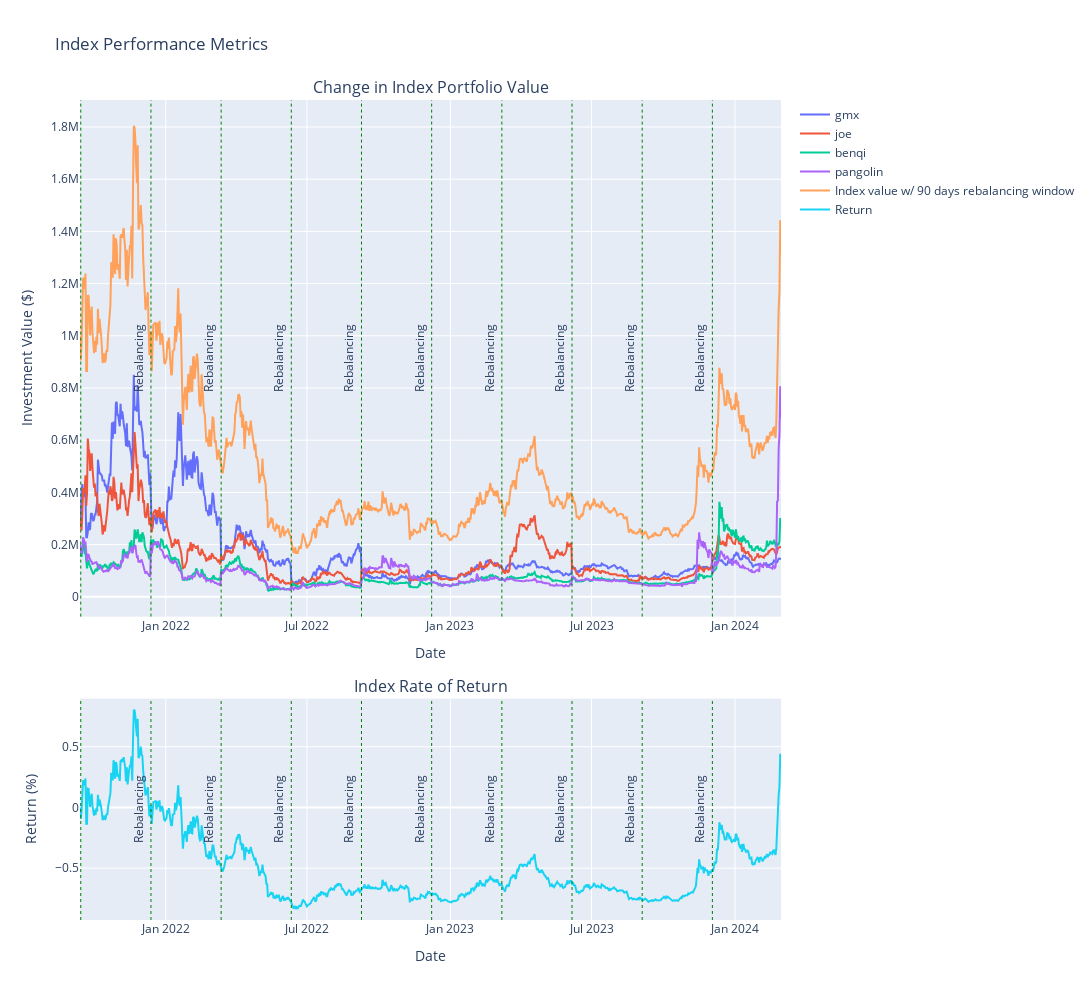

Notebook code cell kept with this figure:
### Code cell
chart

### Figure 1 — Plotly figure (JSON) as saved in the notebook; plotly's stock layout.template omitted (floating-point values rounded to 4 significant figures; data arrays with more than 128 entries replaced by an {"elided": "..."} marker saying what was removed)
{"data": [{"mode": "lines", "name": "gmx", "type": "scatter", "x": {"elided": "900 str values"}, "xaxis": "x", "y": {"elided": "900 float values"}, "yaxis": "y"}, {"mode": "lines", "name": "joe", "type": "scatter", "x": {"elided": "900 str values"}, "xaxis": "x", "y": {"elided": "900 float values"}, "yaxis": "y"}, {"mode": "lines", "name": "benqi", "type": "scatter", "x": {"elided": "900 str values"}, "xaxis": "x", "y": {"elided": "900 float values"}, "yaxis": "y"}, {"mode": "lines", "name": "pangolin", "type": "scatter", "x": {"elided": "900 str values"}, "xaxis": "x", "y": {"elided": "900 float values"}, "yaxis": "y"}, {"mode": "lines", "name": "Index value w/ 90 days rebalancing window", "type": "scatter", "x": {"elided": "900 str values"}, "xaxis": "x", "y": {"elided": "900 float values"}, "yaxis": "y"}, {"mode": "lines", "name": "Return", "type": "scatter", "x": {"elided": "900 str values"}, "xaxis": "x2", "y": {"elided": "900 float values"}, "yaxis": "y2"}], "layout": {"annotations": [{"font": {"size": 16}, "showarrow": false, "text": "Change in Index Portfolio Value", "x": 0.5, "xanchor": "center", "xref": "paper", "y": 1, "yanchor": "bottom", "yref": "paper"}, {"font": {"size": 16}, "showarrow": false, "text": "Index Rate of Return", "x": 0.5, "xanchor": "center", "xref": "paper", "y": 0.27, "yanchor": "bottom", "yref": "paper"}], "height": 1000, "shapes": [{"label": {"text": "Rebalancing", "textposition": "middle right"}, "line": {"color": "green", "dash": "dot", "width": 1}, "type": "line", "x0": "2021-09-14T00:00:00", "x1": "2021-09-14T00:00:00", "xref": "x", "y0": 0, "y1": 1, "yref": "y domain"}, {"label": {"text": "Rebalancing", "textposition": "middle right"}, "line": {"color": "green", "dash": "dot", "width": 1}, "type": "line", "x0": "2021-09-14T00:00:00", "x1": "2021-09-14T00:00:00", "xref": "x2", "y0": 0, "y1": 1, "yref": "y2 domain"}, {"label": {"text": "Rebalancing", "textposition": "middle right"}, "line": {"color": "green", "dash": "dot", "width": 1}, "type": "line", "x0": "2021-12-13T00:00:00", "x1": "2021-12-13T00:00:00", "xref": "x", "y0": 0, "y1": 1, "yref": "y domain"}, {"label": {"text": "Rebalancing", "textposition": "middle right"}, "line": {"color": "green", "dash": "dot", "width": 1}, "type": "line", "x0": "2021-12-13T00:00:00", "x1": "2021-12-13T00:00:00", "xref": "x2", "y0": 0, "y1": 1, "yref": "y2 domain"}, {"label": {"text": "Rebalancing", "textposition": "middle right"}, "line": {"color": "green", "dash": "dot", "width": 1}, "type": "line", "x0": "2022-03-13T00:00:00", "x1": "2022-03-13T00:00:00", "xref": "x", "y0": 0, "y1": 1, "yref": "y domain"}, {"label": {"text": "Rebalancing", "textposition": "middle right"}, "line": {"color": "green", "dash": "dot", "width": 1}, "type": "line", "x0": "2022-03-13T00:00:00", "x1": "2022-03-13T00:00:00", "xref": "x2", "y0": 0, "y1": 1, "yref": "y2 domain"}, {"label": {"text": "Rebalancing", "textposition": "middle right"}, "line": {"color": "green", "dash": "dot", "width": 1}, "type": "line", "x0": "2022-06-11T00:00:00", "x1": "2022-06-11T00:00:00", "xref": "x", "y0": 0, "y1": 1, "yref": "y domain"}, {"label": {"text": "Rebalancing", "textposition": "middle right"}, "line": {"color": "green", "dash": "dot", "width": 1}, "type": "line", "x0": "2022-06-11T00:00:00", "x1": "2022-06-11T00:00:00", "xref": "x2", "y0": 0, "y1": 1, "yref": "y2 domain"}, {"label": {"text": "Rebalancing", "textposition": "middle right"}, "line": {"color": "green", "dash": "dot", "width": 1}, "type": "line", "x0": "2022-09-09T00:00:00", "x1": "2022-09-09T00:00:00", "xref": "x", "y0": 0, "y1": 1, "yref": "y domain"}, {"label": {"text": "Rebalancing", "textposition": "middle right"}, "line": {"color": "green", "dash": "dot", "width": 1}, "type": "line", "x0": "2022-09-09T00:00:00", "x1": "2022-09-09T00:00:00", "xref": "x2", "y0": 0, "y1": 1, "yref": "y2 domain"}, {"label": {"text": "Rebalancing", "textposition": "middle right"}, "line": {"color": "green", "dash": "dot", "width": 1}, "type": "line", "x0": "2022-12-08T00:00:00", "x1": "2022-12-08T00:00:00", "xref": "x", "y0": 0, "y1": 1, "yref": "y domain"}, {"label": {"text": "Rebalancing", "textposition": "middle right"}, "line": {"color": "green", "dash": "dot", "width": 1}, "type": "line", "x0": "2022-12-08T00:00:00", "x1": "2022-12-08T00:00:00", "xref": "x2", "y0": 0, "y1": 1, "yref": "y2 domain"}, {"label": {"text": "Rebalancing", "textposition": "middle right"}, "line": {"color": "green", "dash": "dot", "width": 1}, "type": "line", "x0": "2023-03-08T00:00:00", "x1": "2023-03-08T00:00:00", "xref": "x", "y0": 0, "y1": 1, "yref": "y domain"}, {"label": {"text": "Rebalancing", "textposition": "middle right"}, "line": {"color": "green", "dash": "dot", "width": 1}, "type": "line", "x0": "2023-03-08T00:00:00", "x1": "2023-03-08T00:00:00", "xref": "x2", "y0": 0, "y1": 1, "yref": "y2 domain"}, {"label": {"text": "Rebalancing", "textposition": "middle right"}, "line": {"color": "green", "dash": "dot", "width": 1}, "type": "line", "x0": "2023-06-06T00:00:00", "x1": "2023-06-06T00:00:00", "xref": "x", "y0": 0, "y1": 1, "yref": "y domain"}, {"label": {"text": "Rebalancing", "textposition": "middle right"}, "line": {"color": "green", "dash": "dot", "width": 1}, "type": "line", "x0": "2023-06-06T00:00:00", "x1": "2023-06-06T00:00:00", "xref": "x2", "y0": 0, "y1": 1, "yref": "y2 domain"}, {"label": {"text": "Rebalancing", "textposition": "middle right"}, "line": {"color": "green", "dash": "dot", "width": 1}, "type": "line", "x0": "2023-09-04T00:00:00", "x1": "2023-09-04T00:00:00", "xref": "x", "y0": 0, "y1": 1, "yref": "y domain"}, {"label": {"text": "Rebalancing", "textposition": "middle right"}, "line": {"color": "green", "dash": "dot", "width": 1}, "type": "line", "x0": "2023-09-04T00:00:00", "x1": "2023-09-04T00:00:00", "xref": "x2", "y0": 0, "y1": 1, "yref": "y2 domain"}, {"label": {"text": "Rebalancing", "textposition": "middle right"}, "line": {"color": "green", "dash": "dot", "width": 1}, "type": "line", "x0": "2023-12-03T00:00:00", "x1": "2023-12-03T00:00:00", "xref": "x", "y0": 0, "y1": 1, "yref": "y domain"}, {"label": {"text": "Rebalancing", "textposition": "middle right"}, "line": {"color": "green", "dash": "dot", "width": 1}, "type": "line", "x0": "2023-12-03T00:00:00", "x1": "2023-12-03T00:00:00", "xref": "x2", "y0": 0, "y1": 1, "yref": "y2 domain"}], "title": {"text": "Index Performance Metrics"}, "width": 1100, "xaxis": {"anchor": "y", "domain": [0, 1], "title": {"text": "Date"}}, "xaxis2": {"anchor": "y2", "domain": [0, 1], "title": {"text": "Date"}}, "yaxis": {"anchor": "x", "domain": [0.37, 1], "title": {"text": "Investment Value ($)"}}, "yaxis2": {"anchor": "x2", "domain": [0, 0.27], "title": {"text": "Return (%)"}}}}
